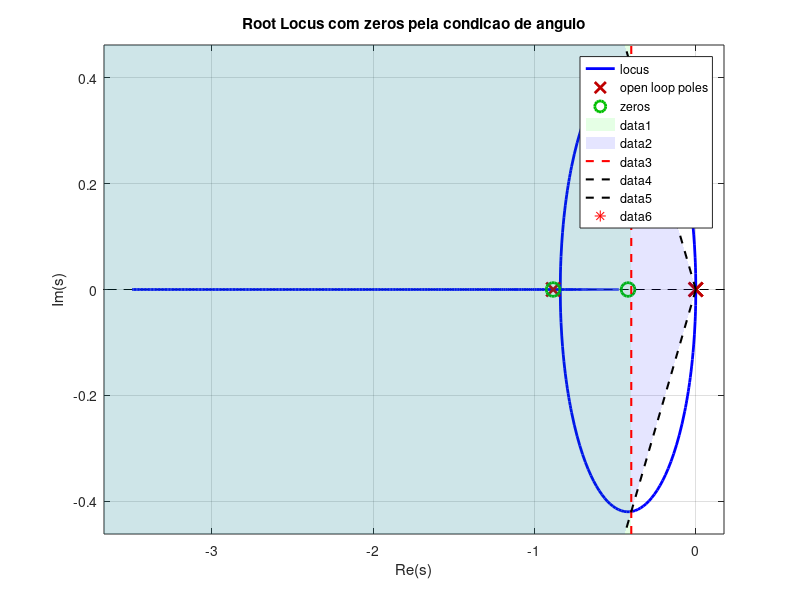
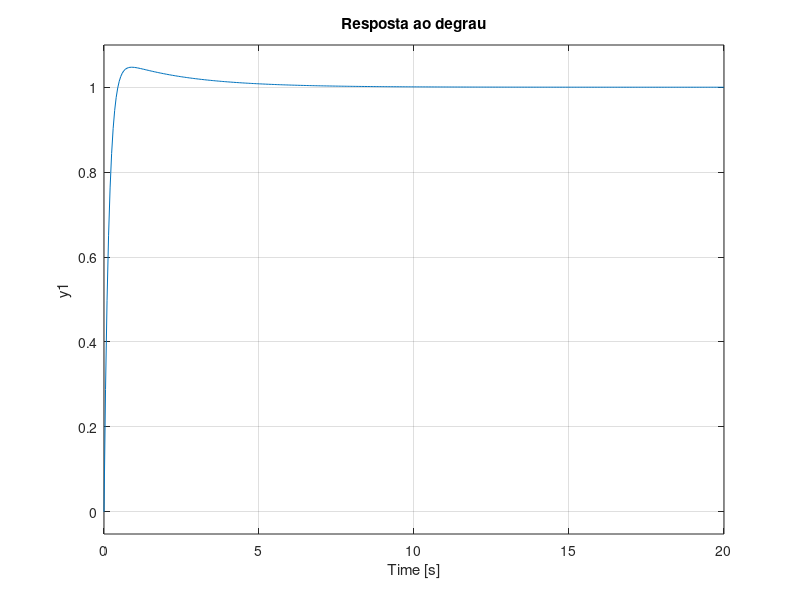

Write the MATLAB code that produced these figures, in order.
clear; close all; clc;

s = tf('s');

% Planta e requisitos
G_s = 0.0526 / (s^2 + 0.8842*s);
sigma = -0.4;
zeta = 0.6901;
omega_d = sigma * sqrt(1 - zeta^2) / (-zeta);  % Im do polo no vértice

s_star = sigma + 1j*omega_d;
fprintf('Polo desejado s* = %.4f + %.4fj\n', real(s_star), imag(s_star));

% Zero 1: cancela polo da planta
z1 = -0.8842;

% Zero 2: condição de angulo em s*
phi_p1 = angle(s_star - 0);
phi_p2 = angle(s_star - 0);

% Angulo que z2 precisa contribuir
phi_z2_needed = pi + phi_p1 + phi_p2;
z2 = real(s_star) - imag(s_star) / tan(phi_z2_needed);
fprintf('z2 pela condição de angulo = %.4f\n', z2);

% C(s) com os zeros calculados
% C(s) = Kd*(s-z1)*(s-z2)/s
num_zeros = conv([1 -z1], [1 -z2]);

% Ganho K pela condição de módulo em s*
L_s = (polyval(num_zeros, s_star) / s_star) * (0.0526 / (s_star^2 + 0.8842*s_star));
K = 1 / abs(L_s);
fprintf('K mínimo = %.4f\n', K);

K = 130;
% Extrai Kd, Kp, Ki
Kd = K;
Kp = K * (-(z1 + z2));
Ki = K * (z1 * z2);
fprintf('Kd=%.4f  Kp=%.4f  Ki=%.4f\n', Kd, Kp, Ki);

% Monta e verifica
C_s = tf(K * num_zeros, [1 0]);
L_loop = C_s * G_s;
H_z  = feedback(L_loop, 1);

figure;
rlocus(L_loop); hold on; grid on;

% Região de requisitos
ax = axis;
sigma_min = sigma;
zeta_ang  = acos(zeta);
patch([ax(1) sigma_min sigma_min ax(1)], [ax(3) ax(3) ax(4) ax(4)], 'g', 'FaceAlpha', 0.1, 'EdgeColor', 'none');
lx = abs(ax(1));
patch([0 -lx -lx], [0 lx*tan(zeta_ang) -lx*tan(zeta_ang)], 'b', 'FaceAlpha', 0.1, 'EdgeColor', 'none');
plot([sigma_min sigma_min], ax(3:4), 'r--', 'LineWidth', 1.5);
plot([0 -lx], [0  lx*tan(zeta_ang)], 'k--', 'LineWidth', 1.5);
plot([0 -lx], [0 -lx*tan(zeta_ang)], 'k--', 'LineWidth', 1.5);
plot(real(s_star), imag(s_star), 'r*', 'MarkerSize', 14);

title('Root Locus com zeros pela condicao de angulo');
xlabel('Re(s)'); ylabel('Im(s)');

figure; step(H_z); grid on;
title('Resposta ao degrau');
